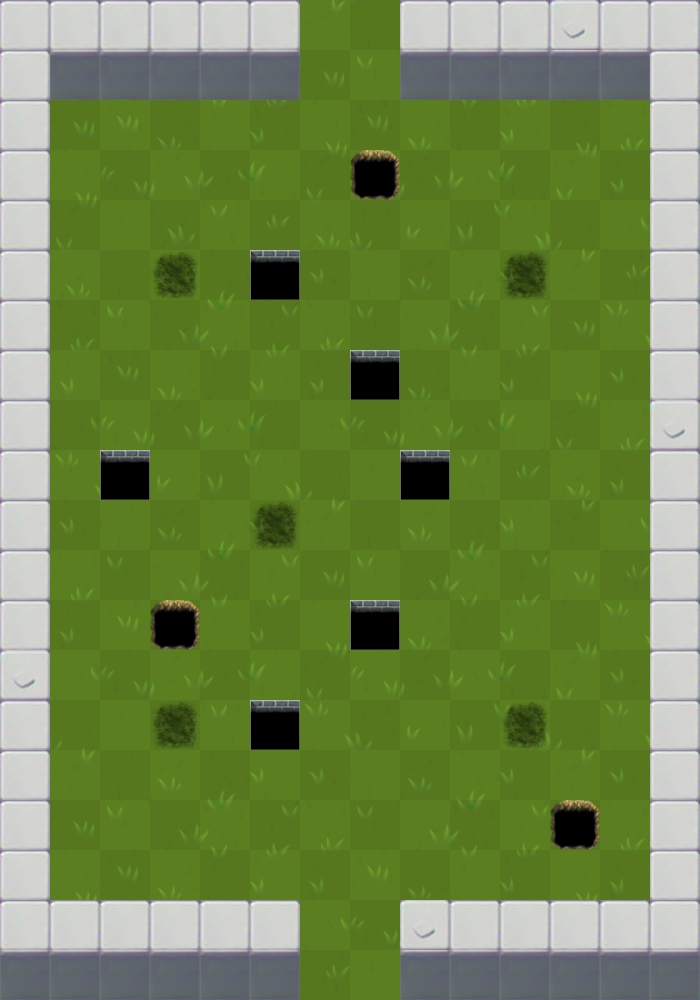

This is a level from a 2D game, rendered from its Tiled map with the project's own tilesets. A one-line summary and the map file follow, with tile-layer data summarised:
An orthogonal 14x20 tile map with 50x50 px tiles, 14 tile layers (suelo, pared, enemigos1, enemigos2, ...), 12 tilesets.

<map version="1.2" tiledversion="2020.05.07" orientation="orthogonal" renderorder="right-down" width="14" height="20" tilewidth="50" tileheight="50" infinite="0" nextlayerid="15" nextobjectid="1">
 <properties>
  <property name="LongitudSierra" type="float" value="5" />
  <property name="MovingEnemyFinalPosX" type="float" value="5" />
  <property name="MovingEnemyFinalPosY" type="float" value="12" />
 </properties>
 <tileset firstgid="1" name="0" tilewidth="50" tileheight="50" tilecount="1" columns="1">
  <image source="tiles/0.png" width="64" height="64" />
 </tileset>
 <tileset firstgid="2" name="1" tilewidth="50" tileheight="50" tilecount="1" columns="1">
  <image source="tiles/1.png" width="64" height="64" />
 </tileset>
 <tileset firstgid="3" name="2" tilewidth="50" tileheight="50" tilecount="1" columns="1">
  <image source="tiles/2.png" width="64" height="64" />
 </tileset>
 <tileset firstgid="4" name="3" tilewidth="50" tileheight="50" tilecount="1" columns="1">
  <image source="tiles/3.png" width="64" height="64" />
 </tileset>
 <tileset firstgid="5" name="suciedad50" tilewidth="50" tileheight="50" tilecount="1" columns="1">
  <image source="tiles/suciedad50.png" width="50" height="50" />
 </tileset>
 <tileset firstgid="6" name="hoyo250" tilewidth="50" tileheight="50" tilecount="1" columns="1">
  <image source="tiles/hoyo250.png" width="50" height="50" />
 </tileset>
 <tileset firstgid="7" name="hoyo50" tilewidth="50" tileheight="50" tilecount="1" columns="1">
  <image source="tiles/hoyo50.png" width="50" height="50" />
 </tileset>
 <tileset firstgid="8" name="PuertaTransparente" tilewidth="50" tileheight="50" tilecount="1" columns="1">
  <image source="tiles/PuertaTransparente.png" width="50" height="50" />
 </tileset>
 <tileset firstgid="9" name="Bloque" tilewidth="50" tileheight="50" tilecount="1" columns="1">
  <image source="tiles/Bloque.png" width="50" height="50" />
 </tileset>
 <tileset firstgid="10" name="Bloque2" tilewidth="50" tileheight="50" tilecount="1" columns="1">
  <image source="tiles/Bloque2.png" width="50" height="50" />
 </tileset>
 <tileset firstgid="11" name="BloquePerp" tilewidth="50" tileheight="50" tilecount="1" columns="1">
  <image source="tiles/BloquePerp.png" width="50" height="50" />
 </tileset>
 <tileset firstgid="12" name="sueloCespedCompleto" tilewidth="50" tileheight="50" tilecount="280" columns="14">
  <image source="tiles/sueloCespedCompleto.png" width="700" height="1000" />
 </tileset>
 <layer id="1" name="suelo" width="14" height="20">
  <data>[280 cells, 280 non-empty, 280 distinct tile ids]</data>
 </layer>
 <layer id="2" name="pared" width="14" height="20">
  <data>[280 cells, 80 non-empty, 3 distinct tile ids]</data>
 </layer>
 <layer id="3" name="enemigos1" width="14" height="20">
  <data>[280 cells, 0 non-empty, 0 distinct tile ids]</data>
 </layer>
 <layer id="4" name="enemigos2" width="14" height="20">
  <data>[280 cells, 2 non-empty, 2 distinct tile ids]</data>
 </layer>
 <layer id="5" name="enemigos3" width="14" height="20">
  <data>[280 cells, 4 non-empty, 1 distinct tile ids]</data>
 </layer>
 <layer id="14" name="enemigos4" width="14" height="20">
  <data>[280 cells, 2 non-empty, 1 distinct tile ids]</data>
 </layer>
 <layer id="6" name="blocker" width="14" height="20">
  <data>[280 cells, 0 non-empty, 0 distinct tile ids]</data>
 </layer>
 <layer id="12" name="pinchos" width="14" height="20">
  <data>[280 cells, 0 non-empty, 0 distinct tile ids]</data>
 </layer>
 <layer id="13" name="sierra" width="14" height="20">
  <data>[280 cells, 6 non-empty, 1 distinct tile ids]</data>
 </layer>
 <layer id="7" name="mejoraVida" width="14" height="20">
  <data>[280 cells, 0 non-empty, 0 distinct tile ids]</data>
 </layer>
 <layer id="8" name="mejoraAtaque" width="14" height="20">
  <data>[280 cells, 0 non-empty, 0 distinct tile ids]</data>
 </layer>
 <layer id="9" name="mejoraMovimiento" width="14" height="20">
  <data>[280 cells, 0 non-empty, 0 distinct tile ids]</data>
 </layer>
 <layer id="10" name="mejoraCadencia" width="14" height="20">
  <data>[280 cells, 0 non-empty, 0 distinct tile ids]</data>
 </layer>
 <layer id="11" name="puerta" width="14" height="20">
  <data>[280 cells, 2 non-empty, 1 distinct tile ids]</data>
 </layer>
</map>
